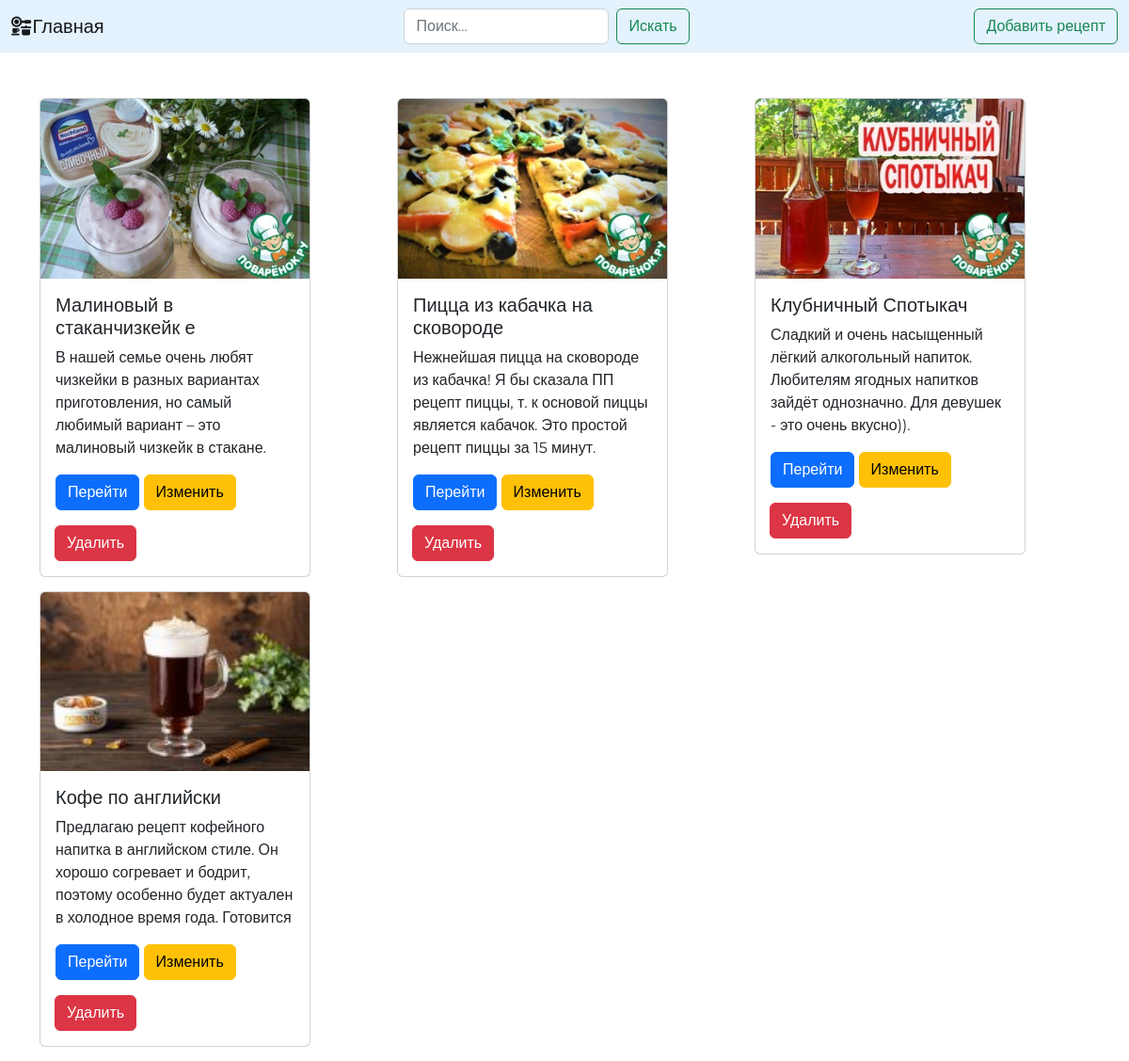
Before: / with the older database file.
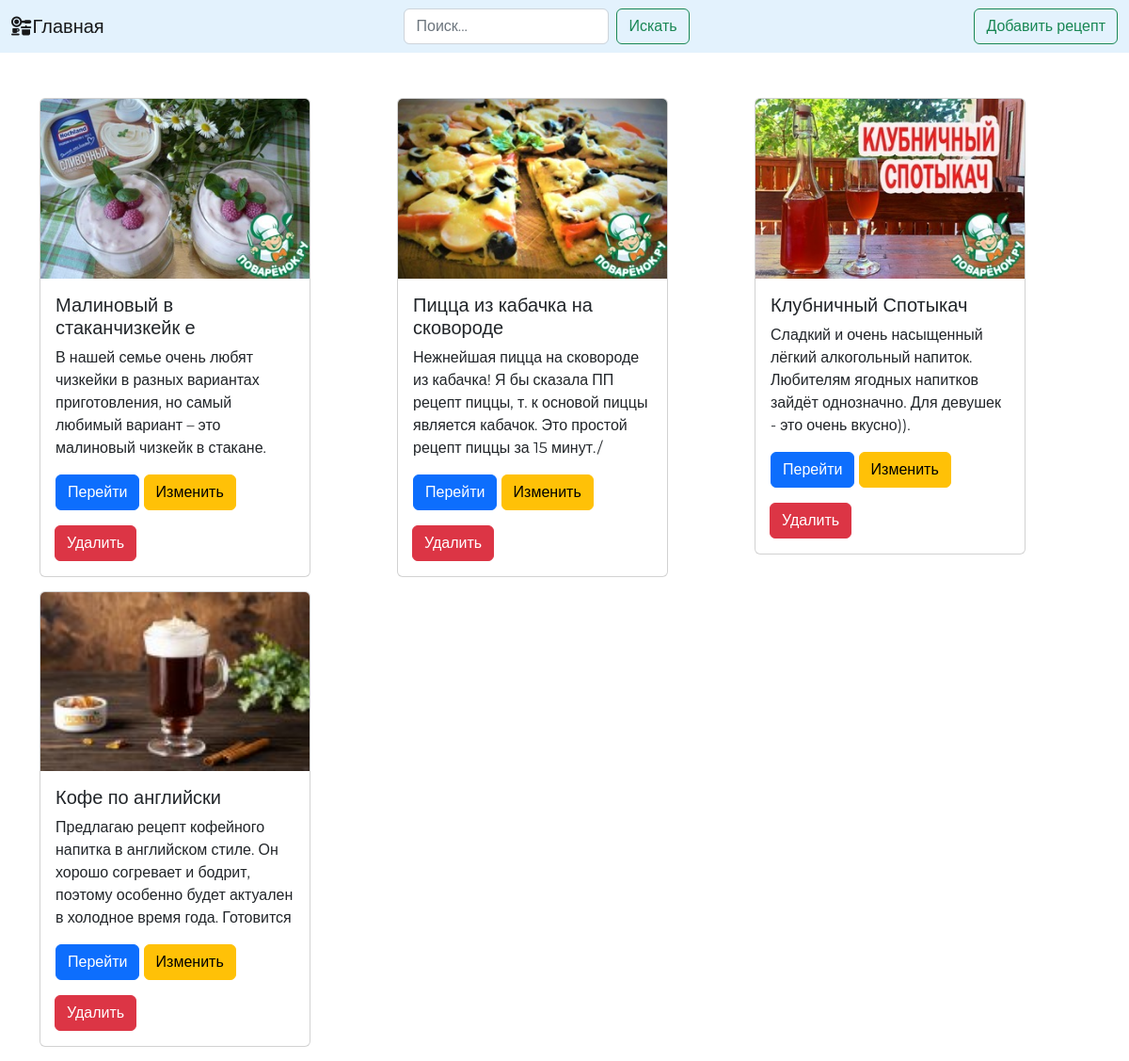
After: the same page with the newer database file.
### blog/models.py (models this page shows, shortened)
class Post(models.Model):
    author = models.CharField(max_length=20, default='User')
    image = models.ImageField(upload_to='static')
    title = models.CharField(max_length=50, null=True, blank=True)
    desc = models.TextField(max_length=150)
    class Meta:
        verbose_name = 'Пост'
        verbose_name_plural = 'Посты'

### blog/views.py (the view)
# urls.py: path('', ListObjectsView.as_view()),
class ListObjectsView(ListView):
    model = Post
    template_name = 'main.html'
    context_object_name = 'posts'

### blog/templates/main.html
{% extends 'base.html' %}
{% block content %}
<section>
    <div class="container mt-5">
    <div class="row">
        {% for i in posts %}
         <div class="col">
                <div class="card" style="width: 18rem; margin-bottom:15px;">
            <img src="{{i.image}}" class="card-img-top" alt="{{i.id}}">
            <div class="card-body">
                <h5 class="card-title">{{i.title}}</h5>
                <p class="card-text">{{i.desc}}</p>
                  <a href="{% url 'detail' i.id %}" class="btn btn-primary">Перейти </a>
                <a href="{% url 'edit' i.id %}" class="btn btn-warning">Изменить </a>
            </div>
                  <p style="margin-left:15px;"><a href="{% url 'delete' i.id %}" class="btn btn-danger">Удалить</a></p>
        </div>
        </div>
        {% endfor %}
    </div>
    </div>
</section>
{% endblock %}

### blog/templates/base.html (shortened to what this page needs)
{% load static %}
<!doctype html>
<html lang="en">
<head>
    <link rel="stylesheet" href="https://cdn.jsdelivr.net/npm/bootstrap@5.2.0-beta1/dist/css/bootstrap.min.css">
    <link rel="stylesheet" href="https://cdnjs.cloudflare.com/ajax/libs/font-awesome/6.1.1/css/all.min.css">
</head>
<body style="font-family: 'Montserrat', sans-serif;">
<nav class="navbar" style="background-color: #e3f2fd; position:sticky; top:0;z-index:100;">
  <div class="container-fluid">
    <a class="navbar-brand" href="/"><i class="fa-solid fa-kitchen-set"></i>Главная </a>
    <form class="d-flex" action="{% url 'search_results' %}" role="search" method="get">
      <input class="form-control me-2" type="search" placeholder="Поиск..." aria-label="Search" name="q">
      <button class="btn btn-outline-success" type="submit">Искать</button>
    </form>
      <a href="{% url 'create' %}" class="btn btn-outline-success">Добавить рецепт</a>
  </div>
</nav>
{% block content %}
{% endblock %}
</body>
</html>

Changed rows visible on the page:
changed Post "Пицца из кабачка на сковороде": desc "Нежнейшая пицца на сковороде из кабачка! Я бы сказала ПП рецепт пиццы, т. к основой пиццы является кабачок. Это простой рецепт пиццы за 15 минут." → "Нежнейшая пицца на сковороде из кабачка! Я бы сказала ПП рецепт пиццы, т. к основой пиццы является кабачок. Это простой рецепт пиццы за 15 минут./"
